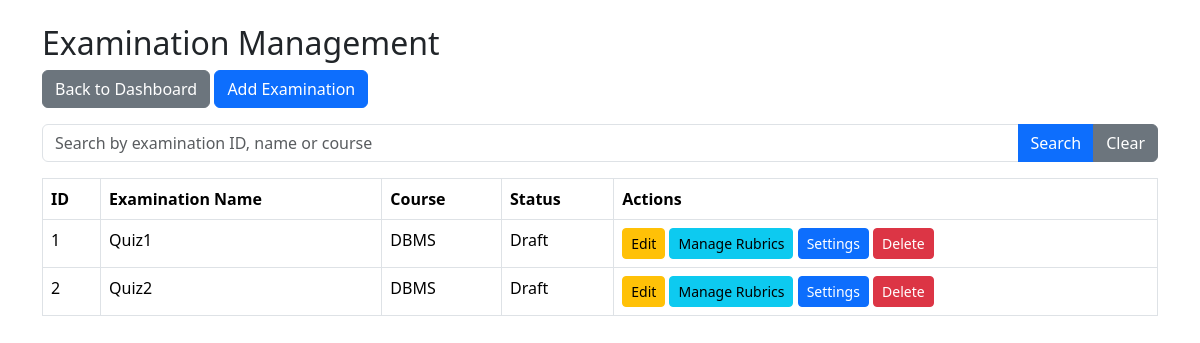
The app's page /examinations (signed in) with its own data.
### models.py (models this page shows, shortened)
class Examination(db.Model):
    id = db.Column(db.Integer, primary_key=True)
    name = db.Column(db.String(100), nullable=False)
    course_id = db.Column(
        db.Integer, db.ForeignKey("course.id"), nullable=False
    )
    status = db.Column(db.String(30), default="Draft")
    slot_creation_start = db.Column(db.String(30))
    slot_creation_end = db.Column(db.String(30))
    booking_start = db.Column(db.String(30))
    booking_end = db.Column(db.String(30))
    slot_creation_open = db.Column(db.Boolean, default=False)
    booking_open = db.Column(db.Boolean, default=False)
    course = db.relationship("Course", backref="examinations")

class Course(db.Model):
    id = db.Column(db.Integer, primary_key=True)
    name = db.Column(db.String(100), nullable=False)
    description = db.Column(db.String(500))

### app.py (the view, shortened to what this page needs)
@app.route("/examinations")
@role_required("Admin")
def examinations():
    search = request.args.get("search", "").strip().lower()
    all_examinations = Examination.query.all()
    return render_template(
        "examinations.html",
        examinations=all_examinations,
        search=search
    )

### app.py (called while the page is built)
def role_required(required_role):
    def decorator(function):
        @wraps(function)
        def wrapper(*args, **kwargs):
            if "user_id" not in session:
                return redirect(url_for("login"))
            user = User.query.get(session["user_id"])
            if not user.is_active:
                session.clear()
                return redirect(url_for("login"))
            if user is None:
                session.clear()
                return redirect(url_for("login"))
            if user.role != required_role:
                abort(403)
            if user.role == "Examiner" and not user.is_approved:
                session.clear()
                return redirect(url_for("login"))
            return function(*args, **kwargs)
        return wrapper
    return decorator

### templates/examinations.html (shortened to what this page needs)
<!DOCTYPE html>
<html>
<head>
    <link href="https://cdn.jsdelivr.net/npm/bootstrap@5.3.3/dist/css/bootstrap.min.css"
          rel="stylesheet">
</head>
<body>
<div class="container mt-4">
    <h2>Examination Management</h2>
    <a href="{{ url_for('admin_dashboard') }}"
       class="btn btn-secondary mb-3">
        Back to Dashboard
    </a>
    <a href="{{ url_for('add_examination') }}"
       class="btn btn-primary mb-3">
        Add Examination
    </a>
    <form method="GET" class="mb-3">
        <div class="input-group">
            <input type="text"
                   name="search"
                   class="form-control"
                   placeholder="Search by examination ID, name or course"
                   value="{{ search }}">
            <button type="submit" class="btn btn-primary">
                Search
            </button>
            <a href="{{ url_for('examinations') }}"
               class="btn btn-secondary">
                Clear
            </a>
        </div>
    </form>
    <table class="table table-bordered">
        <thead>
            <tr>
                <th>ID</th>
                <th>Examination Name</th>
                <th>Course</th>
                <th>Status</th>
                <th>Actions</th>
            </tr>
        </thead>
        <tbody>
            {% for examination in examinations %}
            <tr>
                <td>{{ examination.id }}</td>
                <td>{{ examination.name }}</td>
                <td>{{ examination.course.name }}</td>
                <td>{{ examination.status }}</td>
                <td>
                    <a href="{{ url_for('edit_examination',
                                        examination_id=examination.id) }}"
                       class="btn btn-warning btn-sm">
                        Edit
                    </a>
                    <a href="{{ url_for('manage_rubrics',
                                        examination_id=examination.id) }}"
                       class="btn btn-info btn-sm">
                        Manage Rubrics
                    </a>
                    <a href="{{ url_for('examination_settings',
                                        examination_id=examination.id) }}"
                       class="btn btn-primary btn-sm">
                        Settings
                    </a>
                    <form action="{{ url_for('delete_examination',
                                             examination_id=examination.id) }}"
                          method="POST"
                          style="display:inline;">
                        <button type="submit"
                                class="btn btn-danger btn-sm">
                            Delete
                        </button>
                    </form>
                </td>
            </tr>
            {% else %}
            <tr>
                <td colspan="5" class="text-center">
                    No examinations found.
                </td>
            </tr>
            {% endfor %}
        </tbody>
    </table>
</div>
</body>
</html>

### records on screen
Examination: id "1", name "Quiz1", course.name "DBMS", status "Draft"
Examination: id "2", name "Quiz2", course.name "DBMS", status "Draft"
